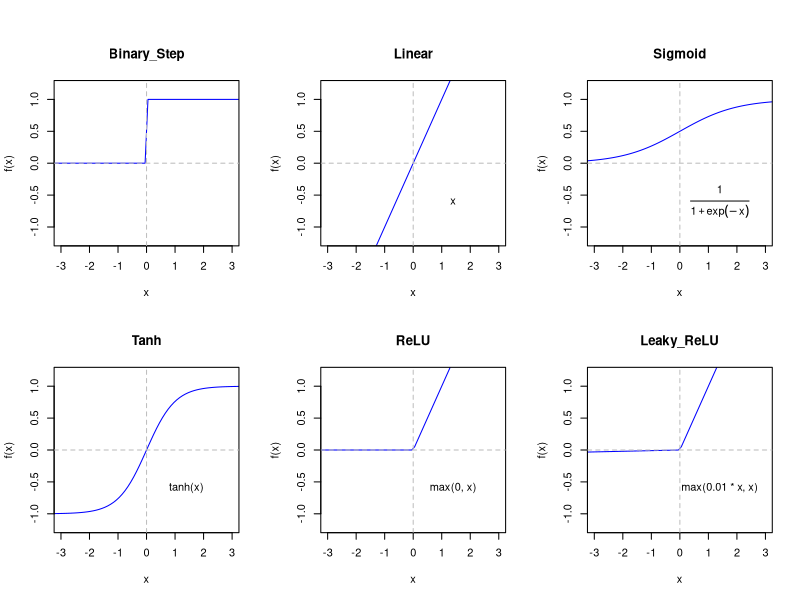

Write R code to recreate this figure.
# Define the range of x values
x <- seq(-5, 5, length.out = 100)

binar<-function(x){
  y=c()
  for(i in 1:length(x)){
    if(x[i]>0){y[i]=1}else{y[i]=0}
  }
  return(y)
}
# List of popular activation functions
activation_functions <- list(
  Binary_Step = binar(x),
  Linear = x,
  Sigmoid = 1 / (1 + exp(-x)),
  Tanh = tanh(x),
  ReLU = pmax(0, x),
  Leaky_ReLU = pmax(0.01 * x, x)
)

# List of function formulas
function_formulas <- list(
  Binary_Step = NULL,
  Linear = expression(y = x),
  Sigmoid = expression(y = frac(1, 1 + exp(-x))),
  Tanh = "tanh(x)",
  ReLU = "max(0, x)",
  Leaky_ReLU = "max(0.01 * x, x)"
  #,Softmax = expression(y = frac(e^x, sum(e^x)))
)

# Create and arrange plots using par(mfrow)
par(mfrow = c(2, 3), oma = c(0, 0, 2, 0))  # Add outer margin at the bottom for the formulas

for (i in 1:length(activation_functions)) {
  name <- names(activation_functions)[i]
  
  plot(x, activation_functions[[name]], type = "l", col = "blue",
       main = name,
       xlab = "x", ylab = "f(x)",
       xlim=c(-3,3),
       ylim = c(-1.2, 1.2))  # Set the y-axis limit
  
  text(1.4, -0.6, function_formulas[[name]],
       col = "black")
  
  abline(h = 0, v = 0, col = "gray", lty = 2)  # Add origin lines
}

# Adjust plot size and margins if necessary
# Adjust mar and oma values to make sure the formulas fit well in the plots
